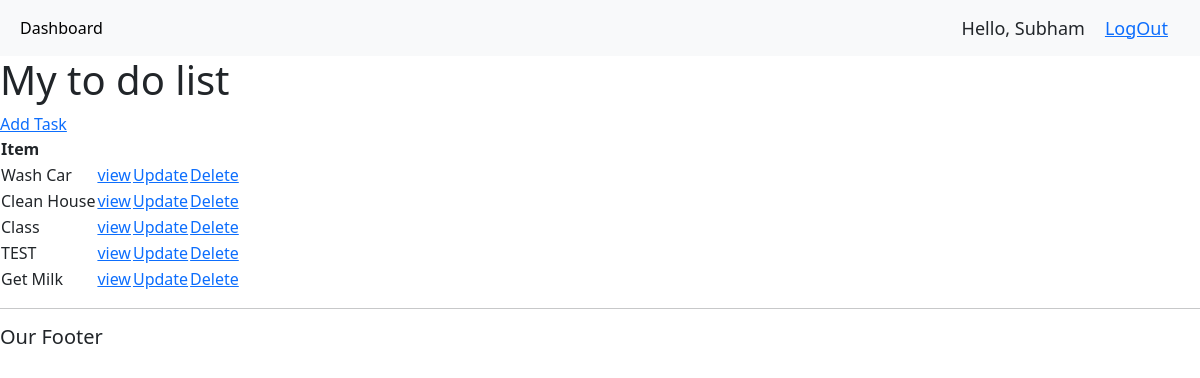
Page / (signed in) on the earlier database version.
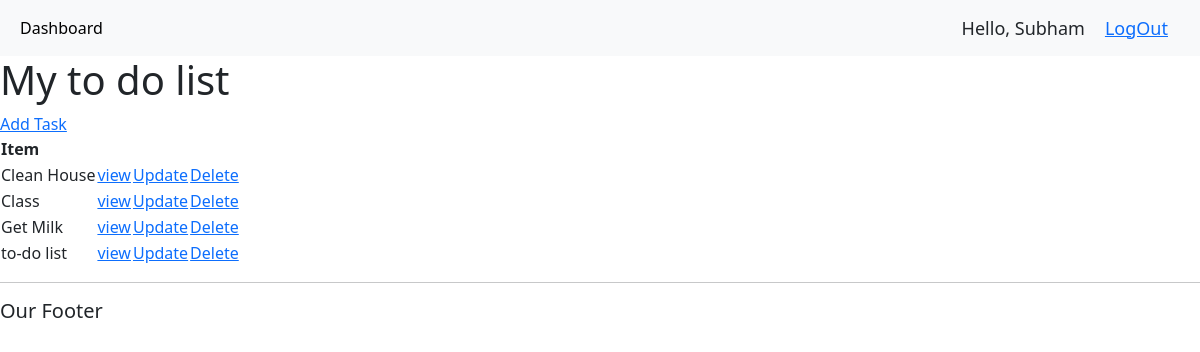
Same page on the later database version.
### base/models.py (models this page shows, shortened)
class Task(models.Model):
    user = models.ForeignKey(
        User, on_delete=models.CASCADE, null=True, blank=True)
    title = models.CharField(max_length=200)
    description = models.TextField(null=True, blank=True)
    complete = models.BooleanField(default=False)
    create = models.DateTimeField(auto_now_add=True)
    class Meta:
        ordering = ['complete']

### base/views.py (the view)
# urls.py: path('', views.taskList, name="taskList"),
@login_required(login_url='login')
def taskList(request):
    list = Task.objects.all()
    context = {'list': list}
    return render(request, 'base/task_list.html', context)

### base/templates/base/task_list.html
{% extends 'base/main.html' %}
{% block content %}
<h1>My to do list</h1>
<a href="{% url 'create' %}">Add Task</a>
<table>
    <tr>
        <th>Item</th>
        <th></th>
    </tr>
    {% for i in list %}
    <tr>
        <td>{{i.title}}</td>
        <td><a href="{% url 'taskdetail' i.id %}">view</a></td>
        <td><a href="{% url 'update' i.id %}">Update</a></td>
        <td><a href="{% url 'delete' i.id %}">Delete</a></td>
    </tr>
    {% empty %}
    <h3>No items in the list</h3>
    {% endfor %}
</table>
{% endblock content %}

Differences in the rows shown:
removed Task: title "Wash Car"
removed Task: title "TEST"
added Task: title "to-do list"
